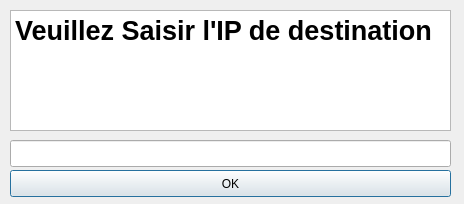
<?xml version="1.0" encoding="UTF-8"?>
<ui version="4.0">
 <class>SendPing</class>
 <widget class="QDialog" name="SendPing">
  <property name="geometry">
   <rect>
    <x>0</x>
    <y>0</y>
    <width>464</width>
    <height>204</height>
   </rect>
  </property>
  <property name="windowTitle">
   <string>SendPing</string>
  </property>
  <widget class="QTextBrowser" name="textBrowser">
   <property name="geometry">
    <rect>
     <x>10</x>
     <y>10</y>
     <width>441</width>
     <height>121</height>
    </rect>
   </property>
   <property name="html">
    <string>&lt;!DOCTYPE HTML PUBLIC &quot;-//W3C//DTD HTML 4.0//EN&quot; &quot;http://www.w3.org/TR/REC-html40/strict.dtd&quot;&gt;
&lt;html&gt;&lt;head&gt;&lt;meta name=&quot;qrichtext&quot; content=&quot;1&quot; /&gt;&lt;style type=&quot;text/css&quot;&gt;
p, li { white-space: pre-wrap; }
&lt;/style&gt;&lt;/head&gt;&lt;body style=&quot; font-family:'Ubuntu'; font-size:11pt; font-weight:400; font-style:normal;&quot;&gt;
&lt;p style=&quot; margin-top:0px; margin-bottom:0px; margin-left:0px; margin-right:0px; -qt-block-indent:0; text-indent:0px;&quot;&gt;&lt;span style=&quot; font-size:20pt; font-weight:600;&quot;&gt;Veuillez Saisir l'IP de destination&lt;/span&gt;&lt;/p&gt;&lt;/body&gt;&lt;/html&gt;</string>
   </property>
  </widget>
  <widget class="QLineEdit" name="lineEdit">
   <property name="geometry">
    <rect>
     <x>10</x>
     <y>140</y>
     <width>441</width>
     <height>27</height>
    </rect>
   </property>
  </widget>
  <widget class="QPushButton" name="pushButton">
   <property name="geometry">
    <rect>
     <x>10</x>
     <y>170</y>
     <width>441</width>
     <height>27</height>
    </rect>
   </property>
   <property name="text">
    <string>OK</string>
   </property>
  </widget>
 </widget>
 <resources/>
 <connections/>
</ui>
